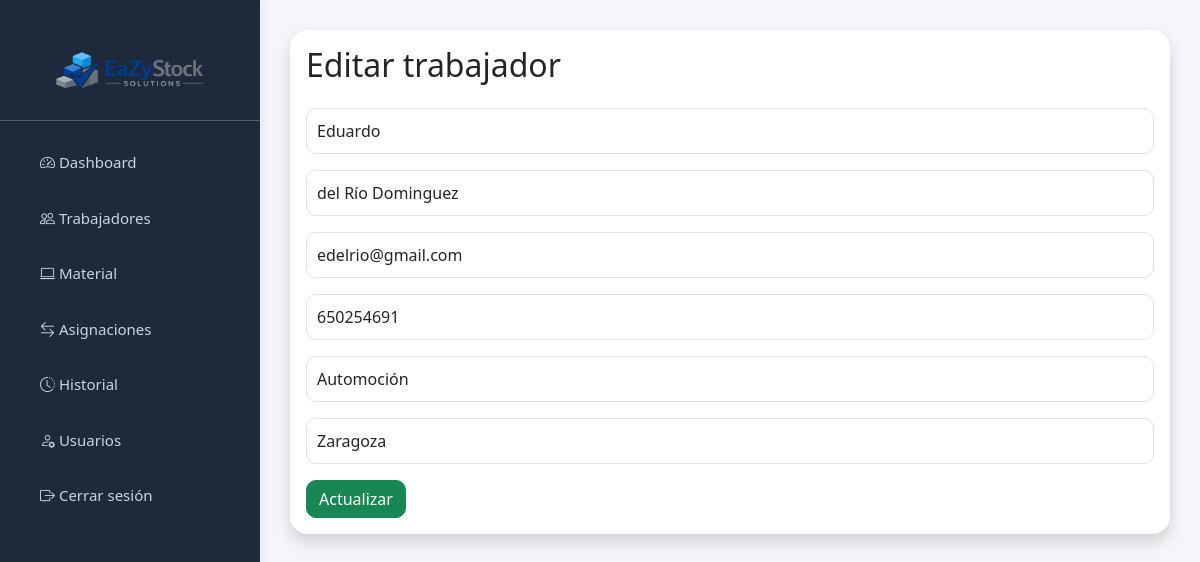
/trabajadores/editar.php?id=5 (signed in), run on the app's committed database.
### tables this page shows
CREATE TABLE `trabajadores` (
  `id` int(11) NOT NULL,
  `nombre` varchar(100) NOT NULL,
  `apellidos` varchar(150) NOT NULL,
  `correo` varchar(150) DEFAULT NULL,
  `telefono` varchar(50) DEFAULT NULL,
  `departamento` varchar(100) DEFAULT NULL,
  `ciudad` varchar(100) DEFAULT NULL,
  `activo` tinyint(1) DEFAULT 1
);

### trabajadores/editar.php (the view, shortened to what this page needs)
<?php
include '../config/conexion.php';
$id = $_GET['id'];
$sql = "SELECT * FROM trabajadores WHERE id = $id";
$resultado = $conn->query($sql);
$trabajador = $resultado->fetch_assoc();
include '../includes/header.php';
include '../includes/sidebar.php';
?>
<div class="main-content">
    <div class="card shadow">
        <div class="card-body">
            <h2 class="mb-4">
                Editar trabajador
            </h2>
            <form method="POST">
                <input
                    type="text"
                    name="nombre"
                    class="form-control mb-3"
                    value="<?php echo $trabajador['nombre']; ?>"
                >
                <input
                    type="text"
                    name="apellidos"
                    class="form-control mb-3"
                    value="<?php echo $trabajador['apellidos']; ?>"
                >
                <input
                    type="email"
                    name="correo"
                    class="form-control mb-3"
                    value="<?php echo $trabajador['correo']; ?>"
                >
                <input
                    type="text"
                    name="telefono"
                    class="form-control mb-3"
                    value="<?php echo $trabajador['telefono']; ?>"
                >
                <input
                    type="text"
                    name="departamento"
                    class="form-control mb-3"
                    value="<?php echo $trabajador['departamento']; ?>"
                >
                <input
                    type="text"
                    name="ciudad"
                    class="form-control mb-3"
                    value="<?php echo $trabajador['ciudad']; ?>"
                >
                <button
                    type="submit"
                    class="btn btn-success"
                >
                    Actualizar
                </button>
            </form>
        </div>
    </div>
</div>
<?php include '../includes/footer.php'; ?>

### assets/css/estilos.css (style rules this page uses)
body { background-color: #f4f6f9; font-family: 'Segoe UI', Tahoma, Geneva, Verdana, sans-serif; }
.main-content { margin-left: 260px; padding: 30px; }
.card { border: none; border-radius: 18px; box-shadow: 0 4px 12px rgba(0,0,0,0.05); }
.btn { border-radius: 10px; font-weight: 500; }
.form-control, .form-select { border-radius: 10px; padding: 10px; }

### data on the page
trabajadores: nombre "Eduardo", apellidos "del Río Dominguez", correo "edelrio@gmail.com", telefono "650254691", departamento "Automoción", ciudad "Zaragoza"
